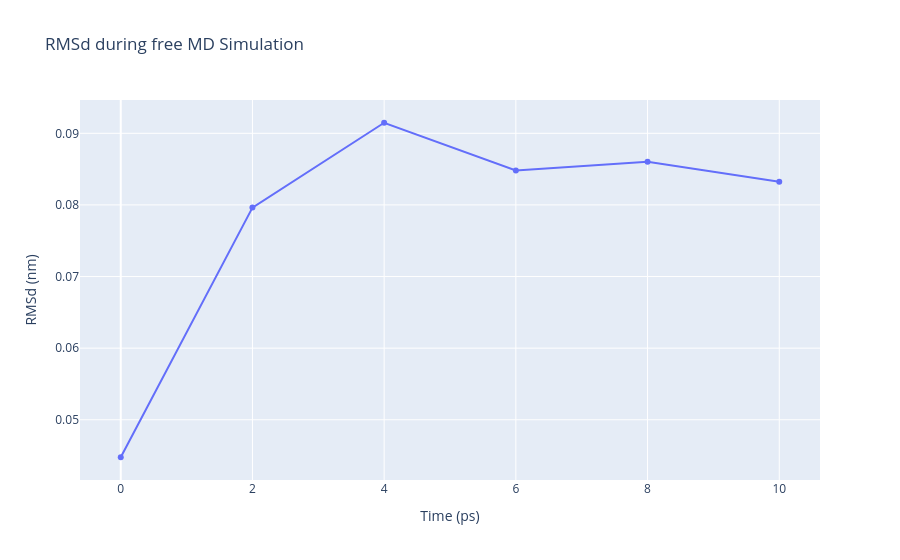

The notebook cell saved with this chart:
### Code cell
# Read RMS vs experimental structure data from file
with open(output_rms_exp, 'r') as rms_exp_file:
    x2,y2 = map(
        list,
        zip(*[
            (float(line.split()[0]), float(line.split()[1]))
            for line in rms_exp_file
            if not line.startswith(("#", "@"))
        ])
    )

trace = go.Scatter(x=x2, y=y2, name='RMSd vs exp')

plotly.offline.init_notebook_mode(connected=True)

fig = {
    "data": trace,
    "layout": go.Layout(title="RMSd during free MD Simulation",
                        xaxis=dict(title="Time (ps)"),
                        yaxis=dict(title="RMSd (nm)")
                       )
}

plotly.offline.iplot(fig)

### Figure 1 — Plotly figure (JSON) as saved in the notebook; plotly's stock layout.template omitted (floating-point values rounded to 4 significant figures)
{"data": [{"name": "RMSd vs exp", "type": "scatter", "x": [0, 2, 4, 6, 8, 10], "y": [0.04477, 0.07963, 0.09148, 0.08481, 0.08602, 0.08323]}], "layout": {"title": {"text": "RMSd during free MD Simulation"}, "xaxis": {"title": {"text": "Time (ps)"}}, "yaxis": {"title": {"text": "RMSd (nm)"}}}}
